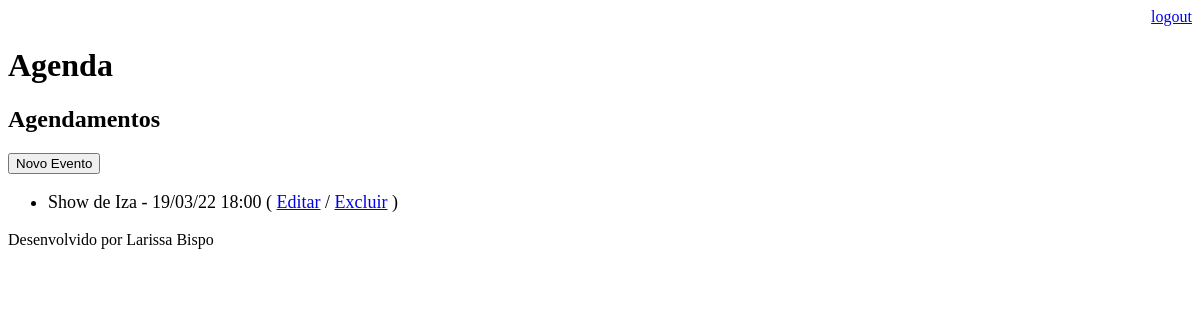
The app's page /agenda/ (signed in), older data.
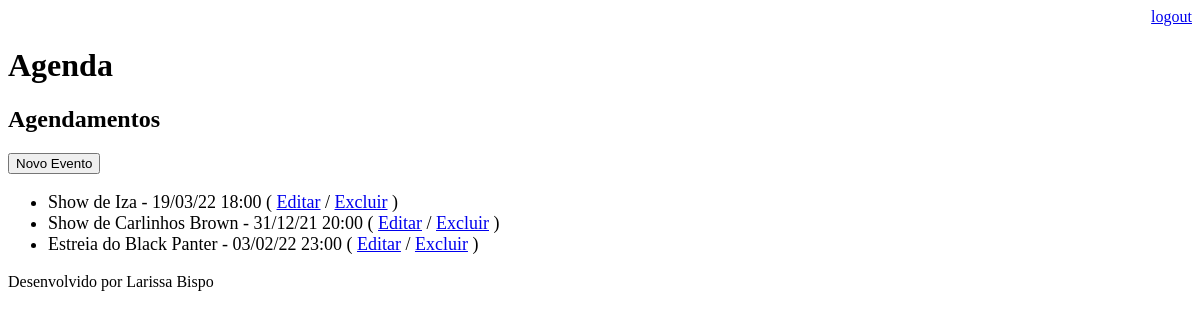
The same page, newer data.
### core/models.py (models this page shows, shortened)
class Evento(models.Model):
    titulo = models.CharField(max_length=100)
    descricao = models.TextField(blank=True, null=True)
    data_evento = models.DateTimeField()
    data_criacao = models.DateTimeField(auto_now=True)
    usuario = models.ForeignKey(User, on_delete=models.CASCADE)
    class Meta:
        db_table = 'evento'
    def get_data_evento(self):
        return self.data_evento.strftime('%d/%m/%y %H:%M')
    def get_evento_atrasado(self):
        if self.data_evento < datetime.now():
            return True
        else:
            return False

### core/views.py (the view)
# urls.py: path('agenda/', views.lista_eventos),
@login_required(login_url='/login/')
def lista_eventos(request):
    user = request.user
    usuario = request.user
    data_atual = datetime.now() - timedelta(hours=1)
    evento = Evento.objects.filter(usuario=usuario,
                                   data_evento__gt=data_atual)
    dados = {'eventos': evento}
    return render(request, 'agenda.html', dados)

### templates/agenda.html (shortened to what this page needs)
{% extends "model page.html" %}
{% block content %}
    <h2>Agendamentos</h2>
    <a href="evento/">
       <button type="button">Novo Evento</button>
    </a>
    <ul style="font-size: 18px">
        {% for evento in eventos %}
            <li>
                <div style=>
                    {{evento.titulo}} - {{evento.get_data_evento}}
                    ( <a href="evento/?id={{ evento.id }}">Editar</a>
                    / <a href="evento/delete/{{ evento.id }}/">Excluir</a> )
                </div>
            </li>
        {% endfor %}
    </ul>
{% endblock %}

Row changes from the older to the newer data that the page shows:
added Evento: titulo "Show de Carlinhos Brown", get_data_evento "31/12/21 20:00"
added Evento: titulo "Estreia do Black Panter", get_data_evento "03/02/22 23:00"
